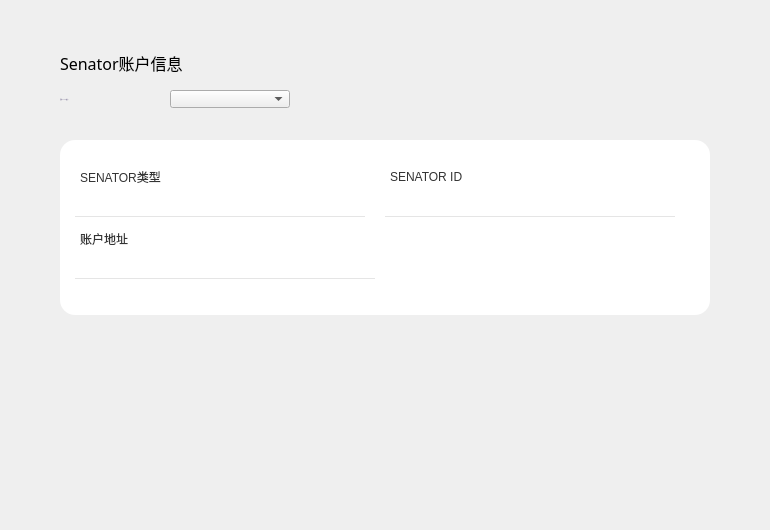
<?xml version="1.0" encoding="UTF-8"?>
<ui version="4.0">
 <class>GuardAccountPage</class>
 <widget class="QWidget" name="GuardAccountPage">
  <property name="geometry">
   <rect>
    <x>0</x>
    <y>0</y>
    <width>770</width>
    <height>530</height>
   </rect>
  </property>
  <property name="windowTitle">
   <string>Form</string>
  </property>
  <widget class="QLabel" name="title_label">
   <property name="geometry">
    <rect>
     <x>60</x>
     <y>50</y>
     <width>300</width>
     <height>26</height>
    </rect>
   </property>
   <property name="font">
    <font>
     <family>微软雅黑</family>
     <pointsize>12</pointsize>
     <weight>50</weight>
     <italic>false</italic>
     <bold>false</bold>
    </font>
   </property>
   <property name="styleSheet">
    <string notr="true"/>
   </property>
   <property name="text">
    <string>Senator账户信息</string>
   </property>
  </widget>
  <widget class="QLabel" name="label">
   <property name="geometry">
    <rect>
     <x>60</x>
     <y>90</y>
     <width>100</width>
     <height>18</height>
    </rect>
   </property>
   <property name="font">
    <font>
     <family>Microsoft YaHei UI Light</family>
     <pointsize>-1</pointsize>
     <weight>50</weight>
     <italic>false</italic>
     <bold>false</bold>
    </font>
   </property>
   <property name="styleSheet">
    <string notr="true">QLabel{color: rgb(137,129,161);
font: 11px &quot;Microsoft YaHei UI Light&quot;;}</string>
   </property>
   <property name="text">
    <string>当前SENATOR账户</string>
   </property>
   <property name="alignment">
    <set>Qt::AlignLeading|Qt::AlignLeft|Qt::AlignVCenter</set>
   </property>
  </widget>
  <widget class="QComboBox" name="accountComboBox">
   <property name="geometry">
    <rect>
     <x>170</x>
     <y>90</y>
     <width>120</width>
     <height>18</height>
    </rect>
   </property>
   <property name="font">
    <font>
     <family>微软雅黑</family>
     <weight>50</weight>
     <bold>false</bold>
    </font>
   </property>
   <property name="focusPolicy">
    <enum>Qt::NoFocus</enum>
   </property>
   <property name="styleSheet">
    <string notr="true"/>
   </property>
  </widget>
  <widget class="QLabel" name="label_back">
   <property name="geometry">
    <rect>
     <x>60</x>
     <y>140</y>
     <width>650</width>
     <height>175</height>
    </rect>
   </property>
   <property name="styleSheet">
    <string notr="true">background-color: rgb(255, 255, 255);
border-radius:15px;</string>
   </property>
   <property name="text">
    <string/>
   </property>
  </widget>
  <widget class="QLabel" name="label_2">
   <property name="geometry">
    <rect>
     <x>80</x>
     <y>167</y>
     <width>120</width>
     <height>20</height>
    </rect>
   </property>
   <property name="styleSheet">
    <string notr="true">QLabel{font: 12px &quot;微软雅黑 Light&quot;;color: rgb(51, 51, 51);}</string>
   </property>
   <property name="text">
    <string>SENATOR类型</string>
   </property>
  </widget>
  <widget class="QLabel" name="guardTypeLabel">
   <property name="geometry">
    <rect>
     <x>75</x>
     <y>197</y>
     <width>290</width>
     <height>20</height>
    </rect>
   </property>
   <property name="styleSheet">
    <string notr="true">QLabel{border-top:none;border-left:none;border-right:none;border-bottom:1px solid rgb(229,229,229);font: 13px &quot;微软雅黑 Light&quot;;color: rgb(51, 51, 51);padding:0px 0px 0px 5px;}</string>
   </property>
   <property name="text">
    <string/>
   </property>
   <property name="textInteractionFlags">
    <set>Qt::LinksAccessibleByMouse|Qt::TextSelectableByMouse</set>
   </property>
  </widget>
  <widget class="QLabel" name="label_4">
   <property name="geometry">
    <rect>
     <x>390</x>
     <y>167</y>
     <width>120</width>
     <height>20</height>
    </rect>
   </property>
   <property name="styleSheet">
    <string notr="true">QLabel{font: 12px &quot;微软雅黑 Light&quot;;color: rgb(51, 51, 51);}</string>
   </property>
   <property name="text">
    <string>SENATOR ID</string>
   </property>
  </widget>
  <widget class="QLabel" name="guardIdLabel">
   <property name="geometry">
    <rect>
     <x>385</x>
     <y>197</y>
     <width>290</width>
     <height>20</height>
    </rect>
   </property>
   <property name="styleSheet">
    <string notr="true">QLabel{border-top:none;border-left:none;border-right:none;border-bottom:1px solid rgb(229,229,229);font: 13px &quot;微软雅黑 Light&quot;;color: rgb(51, 51, 51);padding:0px 0px 0px 5px;}</string>
   </property>
   <property name="text">
    <string/>
   </property>
   <property name="textInteractionFlags">
    <set>Qt::LinksAccessibleByMouse|Qt::TextSelectableByMouse</set>
   </property>
  </widget>
  <widget class="QLabel" name="label_6">
   <property name="geometry">
    <rect>
     <x>80</x>
     <y>229</y>
     <width>120</width>
     <height>20</height>
    </rect>
   </property>
   <property name="styleSheet">
    <string notr="true">QLabel{font: 12px &quot;微软雅黑 Light&quot;;color: rgb(51, 51, 51);}</string>
   </property>
   <property name="text">
    <string>账户地址</string>
   </property>
  </widget>
  <widget class="QLabel" name="addressLabel">
   <property name="geometry">
    <rect>
     <x>75</x>
     <y>259</y>
     <width>300</width>
     <height>20</height>
    </rect>
   </property>
   <property name="styleSheet">
    <string notr="true">QLabel{border-top:none;border-left:none;border-right:none;border-bottom:1px solid rgb(229,229,229);font: 12px &quot;微软雅黑 Light&quot;;color: rgb(51, 51, 51);padding:0px 0px 0px 5px;}</string>
   </property>
   <property name="text">
    <string/>
   </property>
   <property name="textInteractionFlags">
    <set>Qt::LinksAccessibleByMouse|Qt::TextSelectableByMouse</set>
   </property>
  </widget>
  <widget class="QLabel" name="guardLabel">
   <property name="geometry">
    <rect>
     <x>300</x>
     <y>93</y>
     <width>12</width>
     <height>12</height>
    </rect>
   </property>
   <property name="text">
    <string/>
   </property>
  </widget>
 </widget>
 <resources/>
 <connections/>
</ui>
